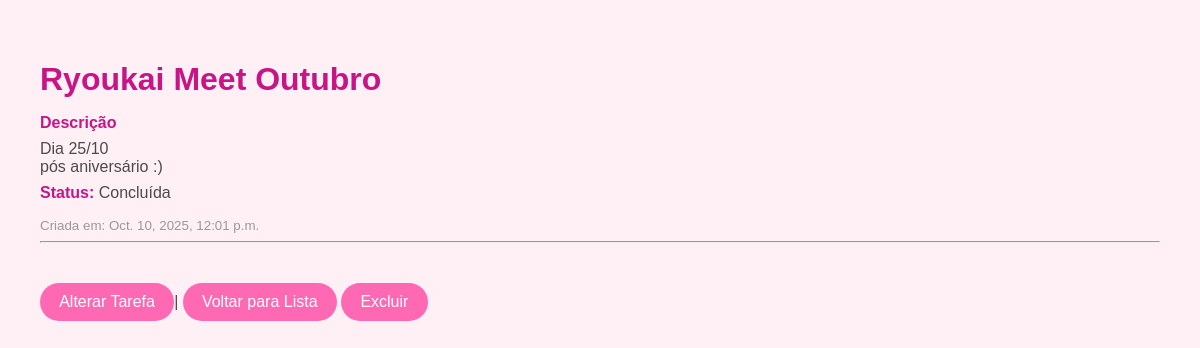
/tarefas/6/, run on the app's committed database.
### tarefas/models.py (models this page shows, shortened)
class Tarefa(models.Model):
    titulo = models.CharField(max_length = 200)
    descricao = models.TextField(blank = True, null = True)
    data_criacao = models.DateTimeField(auto_now_add = True)
    concluida = models.BooleanField(default = False)
    projeto=models.ForeignKey(Projeto, on_delete=models.CASCADE, null=True, blank=True)

### tarefas/views.py (the view)
# urls.py: path('<int:tarefa_id>/', views.detalhe_tarefa, name='detalhe_tarefa'),
def detalhe_tarefa(request, tarefa_id):
    tarefa = get_object_or_404 (Tarefa, pk=tarefa_id)
    return render (request, 'tarefas/detalhe.html', {'tarefa': tarefa})

### tarefas/templates/tarefas/detalhe.html (shortened to what this page needs)
<!DOCTYPE html>
<html lang="pt-br">
<head>
    {% load static %}
    <link rel="stylesheet" href="{% static 'detalhe/detalhe.css' %}">
</head>
<body>
    <h1>{{tarefa.titulo}}</h1>
    <p><strong>Descrição</strong>{{tarefa.descricao|linebreaks}}</p>
    <p><strong>Status:</strong> {%if tarefa.concluida%}Concluída{%else%}Pendente{%endif%}</p>
    <small> Criada em: {{tarefa.data_criacao}}</small>
    <hr>
    <a href="{% url 'alterar_tarefa' tarefa.id %}">Alterar Tarefa</a>|
    <a href="{% url 'listar_tarefas' %}">Voltar para Lista</a>
    <a href="{% url 'excluir_tarefa' tarefa.id %}">Excluir</a>
</body>
</html>

### tarefas/static/detalhe/detalhe.css (style rules this page uses)
body { font-family: 'Quicksand', sans-serif; background-color: #fff0f5; color: #4b4b4b; padding: 2rem; }
h1 { color: #c71585; margin-bottom: 1rem; }
p { font-size: 1rem; margin: 0.5rem 0; }
strong { color: #c71585; }
small { display: block; margin-top: 1rem; color: #999; }
a { display: inline-block; margin-top: 2rem; background-color: #ff69b4; color: white; padding: 0.6rem 1.2rem; border-radius: 30px; text-decoration: none; transition: background-color 0.3s ease; }

### data on the page
Tarefa: titulo "Ryoukai Meet Outubro", descricao "Dia 25/10 pós aniversário :)", data_criacao "Oct. 10, 2025, 12:01 p.m."
